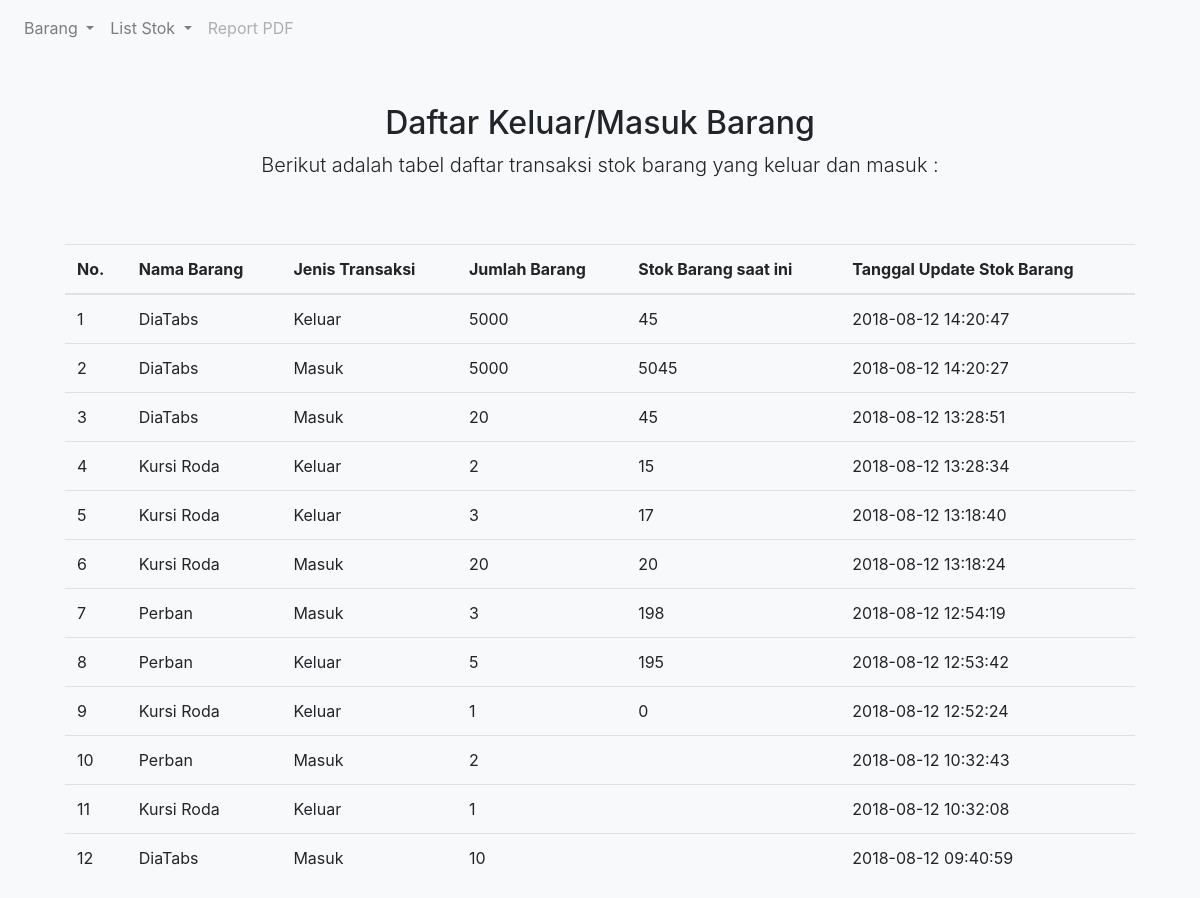
/index.php/transaksi, run on the app's committed database.
### tables this page shows
CREATE TABLE IF NOT EXISTS `transaksi` (
  `id` int(11) NOT NULL AUTO_INCREMENT,
  `jenis_transaksi` tinyint(4) NOT NULL DEFAULT '0',
  `jumlah_barang` int(11) NOT NULL DEFAULT '0',
  `stok_akhir` int(11) DEFAULT NULL,
  `date_time` datetime NOT NULL DEFAULT '0000-00-00 00:00:00',
  `barang_id` int(11) NOT NULL DEFAULT '0',
  PRIMARY KEY (`id`)
);

CREATE TABLE IF NOT EXISTS `barang` (
  `id` int(11) NOT NULL AUTO_INCREMENT,
  `nama` varchar(100) DEFAULT NULL,
  `stok` int(11) DEFAULT NULL,
  `harga` int(11) DEFAULT '0',
  `expired_date` date DEFAULT '0000-00-00',
  `purchasing_date` date DEFAULT '0000-00-00',
  `status` tinyint(4) NOT NULL DEFAULT '1',
  `kategori_id` varchar(11) NOT NULL,
  `created_at` datetime DEFAULT NULL,
  `updated_at` datetime DEFAULT NULL,
  `deleted_at` datetime DEFAULT NULL,
  PRIMARY KEY (`id`)
);

### application/controllers/Transaksi.php (called while the page is built, shortened)
<?php
class Transaksi extends CI_Controller {
	public function __construct()
	{
		$this->load->model('KategoriModel');
		$this->load->model('BarangModel');
		$this->load->model('HargaModel');
		$this->load->model('TransaksiModel');
		$this->load->library('Pdf');
	}
	public function index()
	{
		$data['transaksi'] = $this->TransaksiModel->all();
		$this->load->view('header', $data);
		$this->load->view('transaksi_index' , $data);
	}
}

### index.php (called while the page is built, shortened)
<?php
require_once BASEPATH.'core/CodeIgniter.php';

### application/models/TransaksiModel.php (called while the page is built, shortened)
<?php
class TransaksiModel extends CI_Model
{
	public function all()
	{
		$sql = "select t.id, b.nama, t.jenis_transaksi, t.jumlah_barang, t.stok_akhir, t.date_time, b.stok, b.expired_date
				from transaksi as t
				join barang as b on t.barang_id = b.id
				where b.deleted_at IS NULL
				order by t.id desc";
		return $this->db->query($sql)->result_array();
	}
}

### application/views/transaksi_index.php (the view, shortened to what this page needs)
    <div class="container">
      <div class="py-5 text-center">
        <h2>Daftar Keluar/Masuk Barang</h2>
        <p class="lead">Berikut adalah tabel daftar transaksi stok barang yang keluar dan masuk :</p>
      </div>
 	<table class="table table-hover">
		<thead>
		    <tr>
		      <th scope="col">No.</th>
          <th scope="col">Nama Barang</th>
		      <th scope="col">Jenis Transaksi</th>
		      <th scope="col">Jumlah Barang</th>
		      <th scope="col">Stok Barang saat ini</th>
		      <th scope="col">Tanggal Update Stok Barang</th>
		    </tr>
		</thead>
		<tbody>
			<?php
			$i=0;
			foreach ($transaksi as $t) :
			$i++;
			?>
			<tr>
				<td><?php echo $i; ?></td>
        <td><?php echo $t['nama']; ?></td>
				<td><?php if ($t['jenis_transaksi']=='1') {
          echo "Masuk";
        } else {
          echo "Keluar";
        }?>
        </td>
        <td><?php echo $t['jumlah_barang']; ?></td>
				<td><?php echo $t['stok_akhir']; ?></td>
				<td><?php echo $t['date_time']; ?></td>
			</tr>
			<?php endforeach; ?>
		</tbody>
	</table>
  </body>
</html>

### assets/css/form-validation.css (style rules this page uses)
.container { max-width: 1100px; }

### data on the page
transaksi: barang.nama "DiaTabs", jenis_transaksi "Keluar", jumlah_barang "5000", stok_akhir "45", date_time "2018-08-12 14:20:47"
transaksi: barang.nama "DiaTabs", jenis_transaksi "Masuk", jumlah_barang "5000", stok_akhir "5045", date_time "2018-08-12 14:20:27"
transaksi: barang.nama "DiaTabs", jenis_transaksi "Masuk", jumlah_barang "20", stok_akhir "45", date_time "2018-08-12 13:28:51"
transaksi: barang.nama "Kursi Roda", jenis_transaksi "Keluar", jumlah_barang "2", stok_akhir "15", date_time "2018-08-12 13:28:34"
transaksi: barang.nama "Kursi Roda", jenis_transaksi "Keluar", jumlah_barang "3", stok_akhir "17", date_time "2018-08-12 13:18:40"
transaksi: barang.nama "Kursi Roda", jenis_transaksi "Masuk", jumlah_barang "20", stok_akhir "20", date_time "2018-08-12 13:18:24"
transaksi: barang.nama "Perban", jenis_transaksi "Masuk", jumlah_barang "3", stok_akhir "198", date_time "2018-08-12 12:54:19"
transaksi: barang.nama "Perban", jenis_transaksi "Keluar", jumlah_barang "5", stok_akhir "195", date_time "2018-08-12 12:53:42"
transaksi: barang.nama "Kursi Roda", jenis_transaksi "Keluar", jumlah_barang "1", stok_akhir "0", date_time "2018-08-12 12:52:24"
transaksi: barang.nama "Perban", jenis_transaksi "Masuk", jumlah_barang "2", date_time "2018-08-12 10:32:43"
transaksi: barang.nama "Kursi Roda", jenis_transaksi "Keluar", jumlah_barang "1", date_time "2018-08-12 10:32:08"
transaksi: barang.nama "DiaTabs", jenis_transaksi "Masuk", jumlah_barang "10", date_time "2018-08-12 09:40:59"
